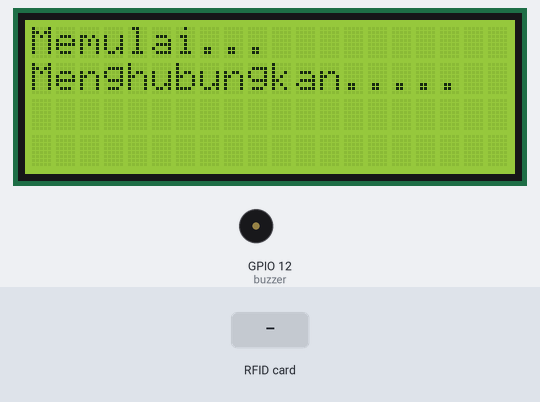
This sketch was run on a simulated ESP32. Shown: 20×4 character LCD, buzzer (waves = sounding). Inputs (shaded band) come from the test bench. WiFi joins after 1.5 s; servers stay silent unless stated.

Above: at 1.1 s.
At 2.8 s:
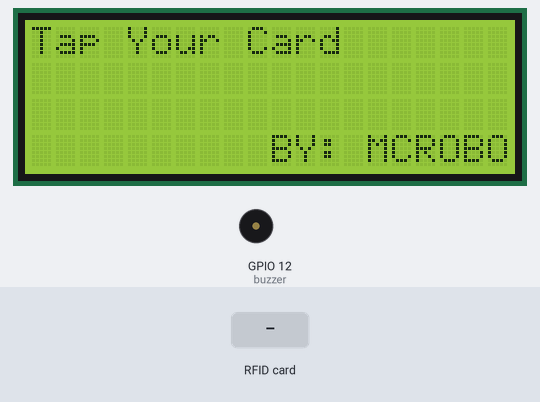
2.9 s: RFID card 5E 7A 19 C4 held to the reader
At 4.1 s:
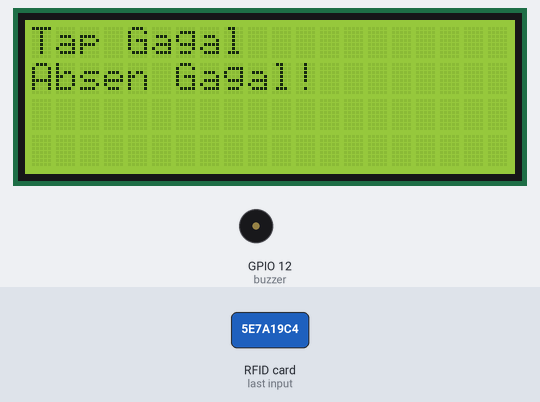
Timing chart, 0 to 5.9 s (numbered marks = the images above; inputs shaded):
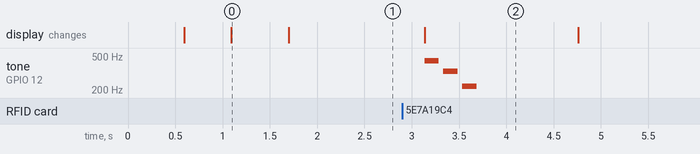

Measured:
- after the input at 2.9 s, tone on GPIO 12 (buzzer): plays 440 Hz for 0.15 s, 330 Hz for 0.15 s, 220 Hz for 0.15 s, starting after 0.24 s; the display: changes after 0.24 s (image 2)
- what the display in image 0 shows lasts 0.6 s, from 1.1 s to 1.7 s
- what the display in image 2 shows lasts 1.7 s, from 3.1 s to 4.8 s

The sketch:

absensi.ino
```cpp
#include <WiFi.h>
#include <HTTPClient.h>
#include <SPI.h>
#include <MFRC522.h>
#include <Wire.h>
#include <LiquidCrystal_PCF8574.h>

const char *ssid = "Nama-Wifi";
const char *password = "Password-Wifi";

#define SS_PIN 15
#define RST_PIN 13
int buzzer = 12;

MFRC522 mfrc522(SS_PIN, RST_PIN);
LiquidCrystal_PCF8574 lcd(0x27);

void setup() {
  Serial.begin(115200);
  Wire.begin(21, 22);
  lcd.begin(20, 4);
  lcd.setBacklight(255);
  lcd.setCursor(0, 0);
  lcd.print("Memulai...");

  pinMode(buzzer, OUTPUT);

  WiFi.mode(WIFI_STA);
  WiFi.setSleep(false);
  WiFi.begin(ssid, password);

  lcd.setCursor(0, 1);
  lcd.print("Menghubungkan...");

  int retry = 0;
  while (WiFi.status() != WL_CONNECTED && retry < 20) {
    delay(500);
    lcd.print(".");
    retry++;
  }

  if (WiFi.status() == WL_CONNECTED) {
    lcd.clear();
    lcd.setCursor(0, 0);
    lcd.print("WiFi Connected");
    lcd.setCursor(0, 1);
    lcd.print(WiFi.localIP());
  } else {
    lcd.clear();
    lcd.setCursor(0, 0);
    lcd.print("WiFi Failed");
    delay(2000);
    ESP.restart();
  }

  SPI.begin();
  mfrc522.PCD_Init();
  tapCard();
}

void loop() {
  if (WiFi.status() != WL_CONNECTED) {
    WiFi.disconnect();
    WiFi.begin(ssid, password);
    lcd.clear();
    lcd.setCursor(0, 0);
    lcd.print("Reconnecting...");

    int retry = 0;
    while (WiFi.status() != WL_CONNECTED && retry < 20) {
      delay(500);
      retry++;
    }

    if (WiFi.status() == WL_CONNECTED) {
      lcd.clear();
      lcd.setCursor(0, 0);
      lcd.print("WiFi Restored");
      lcd.setCursor(0, 1);
      lcd.print(WiFi.localIP());
      delay(1000);
      tapCard();
    } else {
      lcd.clear();
      lcd.setCursor(0, 0);
      lcd.print("Reconn. Failed");
      delay(2000);
      ESP.restart();
    }
  }

  if (mfrc522.PICC_IsNewCardPresent()) {
    if (mfrc522.PICC_ReadCardSerial()) {
      String uid = "";
      for (byte i = 0; i < mfrc522.uid.size; i++) {
        uid += String(mfrc522.uid.uidByte[i], HEX);
      }
      uid.toUpperCase();

      bool success = kirim_data(uid);
      if (success) {
        lcd.clear();
        lcd.setCursor(0, 0);
        lcd.print("Tap Berhasil");
        lcd.setCursor(0, 1);
        lcd.print("Absen Masuk!");
        succesTone();
      } else {
        lcd.clear();
        lcd.setCursor(0, 0);
        lcd.print("Tap Gagal");
        lcd.setCursor(0, 1);
        lcd.print("Absen Gagal!");
        failedTone();
      }

      delay(1000);
      tapCard();
      mfrc522.PICC_HaltA();
    }
  }
}

bool kirim_data(String uid) {
  HTTPClient http;
  String url = "Website-URL" + uid;
  http.begin(url.c_str());
  http.setTimeout(5000);

  int httpCode = http.GET();
  if (httpCode > 0) {
    String payload = http.getString();
    http.end();
    return httpCode == 200;
  } else {
    http.end();
    return false;
  }
}

void succesTone() {
  tone(buzzer, 880, 100);
  delay(150);
  tone(buzzer, 988, 100);
  delay(150);
  tone(buzzer, 1046, 100);
  delay(150);
  noTone(buzzer);
}

void failedTone() {
  tone(buzzer, 440, 150);
  delay(200);
  tone(buzzer, 330, 150);
  delay(200);
  tone(buzzer, 220, 150);
  delay(200);
  noTone(buzzer);
}

void tapCard() {
  lcd.clear();
  lcd.setCursor(0, 0);
  lcd.print("Tap Your Card");
  lcd.setCursor(10, 3);
  lcd.print("BY: MCROBO");
}
```
